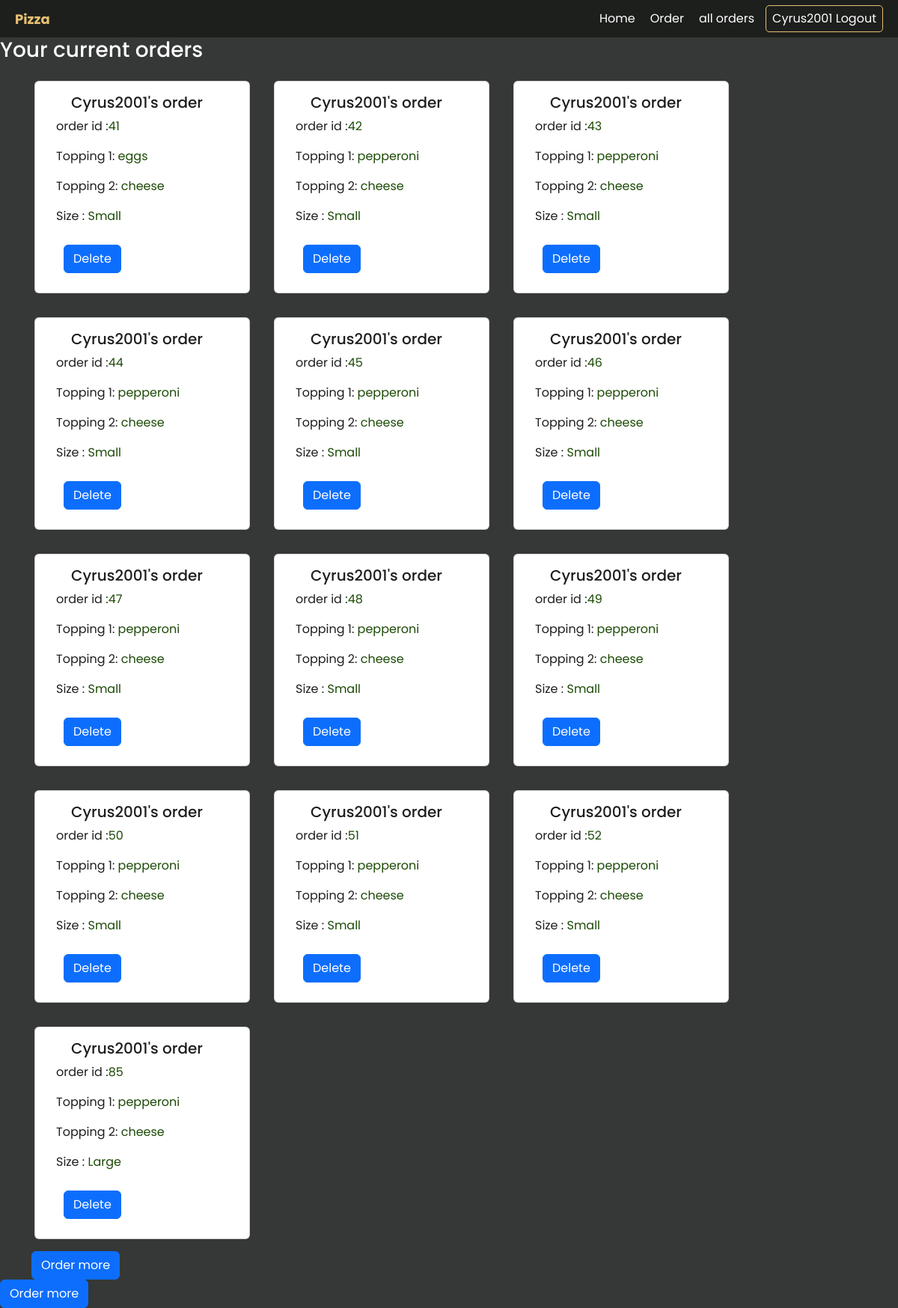
The page /orders/ (signed in) on the database its author committed.
### deliveryapp/models.py (models this page shows, shortened)
class Pizza(models.Model):
    topping1 = models.CharField(max_length=100)
    topping2 = models.CharField(max_length=100)
    size = models.ForeignKey(Size, on_delete=models.CASCADE)
    user = models.ForeignKey(User , on_delete=models.CASCADE)

class Size(models.Model):
    title = models.CharField(max_length=100)
    def __str__(self):
        return self.title

### deliveryapp/views.py (the view)
# urls.py: path('orders/', views.orders , name = 'orders'),
@login_required(login_url='login')
def orders(request):
    orders = Pizza.objects.all()
    filtered_orders = orders.filter(user=request.user)
    context = {
        'orders': filtered_orders
    }
    return render(request, 'pizza/orders.html', context)

### templates/pizza/orders.html
{% extends 'pizza/base.html' %}
{% load static %}
{% block content  %}
      {% if  orders.count == 0 %}
    <h3> You have no orders yet</h3>
     {% else %}
    <h3> Your current orders</h3>
    <div class="container">
   <div class="row">
        {% for order in orders %}
      <div class="card" style="width: 18rem;margin: 1rem">
   <div class="card-body" style="align-content: center">
    <h5 class="card-title" style="margin-left: 20px;color: #1d1f1d"> {{ order.user }}'s  order</h5>
           <p class="card-text" style="color: #1d1f1d">order id :<span style="color: #1c4a06">{{ order.id }}</span> </p>
           <p class="card-text" style="color: #1d1f1d">Topping 1:<span style="color: #1c4a06"> {{ order.topping1}}</span></p>
           <p class="card-text" style="color: #1d1f1d">Topping 2:<span style="color: #1c4a06"> {{ order.topping2}}</span></p>
           <p class="card-text" style="color: #1d1f1d">Size     :<span style="color: #1c4a06"> {{ order.size }}</span></p>
    <a href="{% url 'delete' order.id %}" class="btn btn-primary" style="margin: 10px">Delete</a>
  </div>
</div>
         {% endfor %}
    <div class="col">
    </div>
  </div>
     <a href="{% url 'order' %}" class="btn btn-primary">Order more </a>
</div>
{% endif %}
     <a href="{% url 'order' %}" class="btn btn-primary">Order more </a>
{%  endblock %}

### templates/pizza/base.html (shortened to what this page needs)
{% load static %}
<html lang="en">
  <head>
       <link href="https://cdn.jsdelivr.net/npm/bootstrap@5.2.0/dist/css/bootstrap.min.css" rel="stylesheet">
    <link rel="stylesheet" href="{% static 'style.css' %}" />
  </head>
  <body>
    <header>
      <div id="brand"><a href="{% url 'home' %}">Pizza</a></div>
      <nav>
        <ul>
          <li><a href="{% url 'home' %}">Home</a></li>
          <li><a href="{% url 'order' %}">Order</a></li>
          <li><a href="{% url 'orders' %}">all orders</a></li>
            {% if user.is_authenticated %}
             <li id="signup">{{ user.username }} <a href="{% url 'logout' %}">Logout</a></li>
             {% else %}
                <li id="login"><a href="{% url 'login' %}" >Login</a></li>
                <li id="signup"><a href="{% url 'register' %}">Signup</a></li>
            {% endif %}
        </ul>
      </nav>
    </header>
    {% block content %}
    {% endblock %}
  </body>
</html>

### static/style.css (style rules this page uses)
* { padding: 0; margin: 0; box-sizing: border-box; }
body { background-color: #353836; color: white; font-family: "Poppins", sans-serif; }
header a { text-decoration: none; }
header { padding: 0 20px; background-color: #1d1f1d; height: 50px; display: flex; justify-content: space-between; }
#brand { font-weight: bold; font-size: 18px; display: flex; align-items: center; }
#brand a { color: #e6c074; }
ul { list-style: none; height: 100%; display: flex; align-items: center; justify-content: space-around; }
ul a { color: white; }
ul li { padding: 5px; margin-left: 10px; }
#login, #signup { border-radius: 5px; padding: 5px 8px; }
#signup { border: 1px solid #e6c074; }
#signup a { color: #ffffff; }

### rows shown on the page
Pizza: user "Cyrus2001", id "41", topping1 "eggs", topping2 "cheese", size "Small"
Pizza: user "Cyrus2001", id "42", topping1 "pepperoni", topping2 "cheese", size "Small"
Pizza: user "Cyrus2001", id "43", topping1 "pepperoni", topping2 "cheese", size "Small"
Pizza: user "Cyrus2001", id "44", topping1 "pepperoni", topping2 "cheese", size "Small"
Pizza: user "Cyrus2001", id "45", topping1 "pepperoni", topping2 "cheese", size "Small"
Pizza: user "Cyrus2001", id "46", topping1 "pepperoni", topping2 "cheese", size "Small"
Pizza: user "Cyrus2001", id "47", topping1 "pepperoni", topping2 "cheese", size "Small"
Pizza: user "Cyrus2001", id "48", topping1 "pepperoni", topping2 "cheese", size "Small"
Pizza: user "Cyrus2001", id "49", topping1 "pepperoni", topping2 "cheese", size "Small"
Pizza: user "Cyrus2001", id "50", topping1 "pepperoni", topping2 "cheese", size "Small"
Pizza: user "Cyrus2001", id "51", topping1 "pepperoni", topping2 "cheese", size "Small"
Pizza: user "Cyrus2001", id "52", topping1 "pepperoni", topping2 "cheese", size "Small"
Pizza: user "Cyrus2001", id "85", topping1 "pepperoni", topping2 "cheese", size "Large"

### other values the page prints
{{ user.username }} "Cyrus2001"
